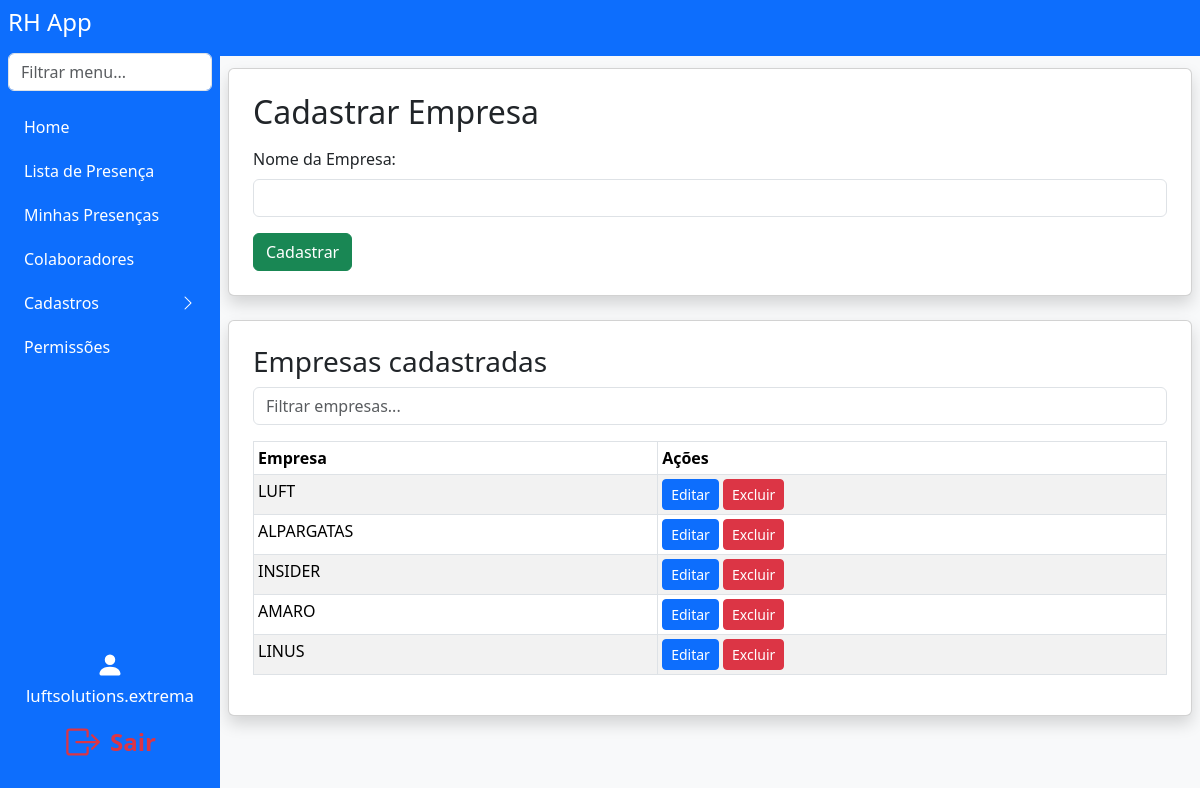
The page /register_company (signed in) on the database as committed earlier.
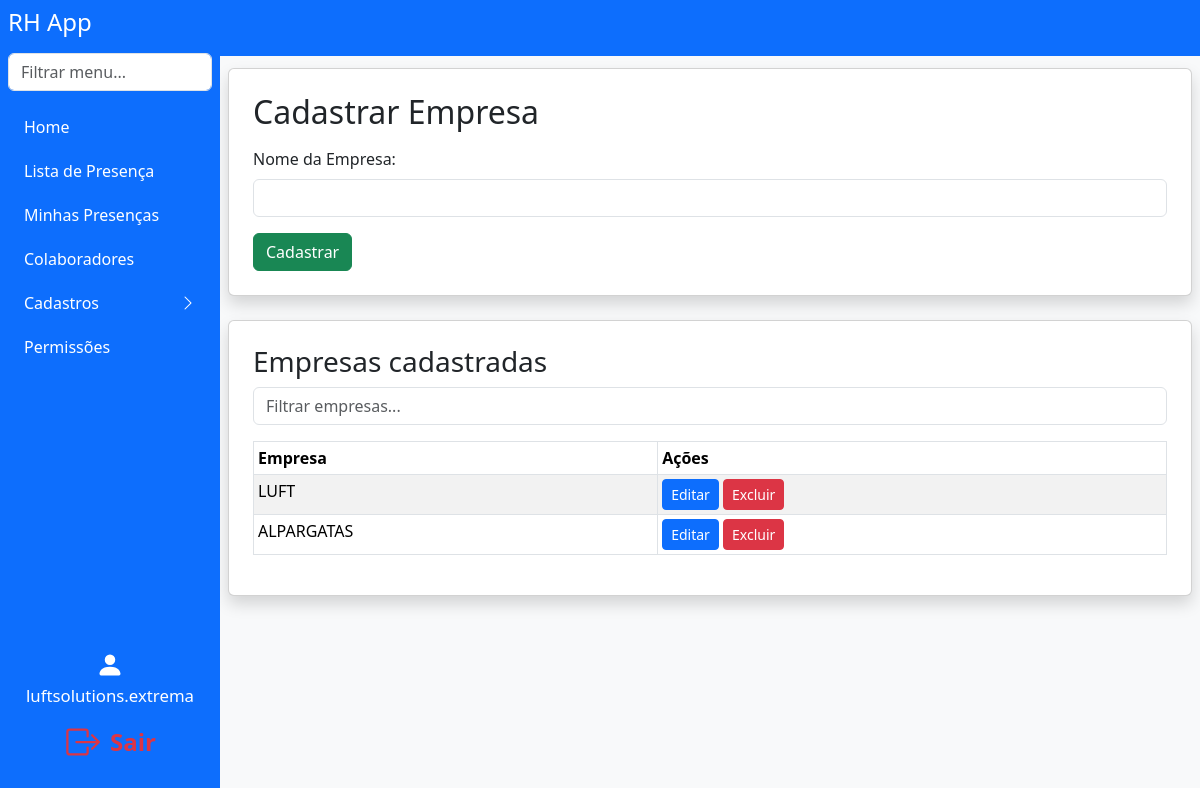
The same page on the database as committed later.
### models.py (models this page shows)
class Company(db.Model):
    id = db.Column(db.Integer, primary_key=True)
    name = db.Column(db.String(150), unique=True, nullable=False)
    users = db.relationship('User', backref='company', lazy=True)

### app.py (the view, shortened to what this page needs)
@app.route('/register_company', methods=['GET', 'POST'])
def register_company():
    if g.user is None:
        return redirect(url_for('login'))
    if not has_permission(g.user, 'can_access_register_company'):
        flash('Sem acesso. Entre em contato: analiseoperacional.extrema@luftsolutions.com.br')
        return redirect(url_for('index'))
    companies = Company.query.all()
    return render_template('register_company.html', user=g.user, companies=companies)

### app.py (called while the page is built)
@app.before_request
def load_logged_in_user():
    user_id = session.get('user_id')
    g.user = None
    if user_id is not None:
        g.user = User.query.get(user_id)

def has_permission(user, perm_field):
    if user.role == 'master' or user.username == MASTER_USER:
        return True
    perm = Permission.query.filter_by(role=user.role).first()
    return getattr(perm, perm_field, False) if perm else False

### templates/register_company.html (shortened to what this page needs)
<!DOCTYPE html>
<html lang="pt-br">
<head>
    <link href="https://cdn.jsdelivr.net/npm/bootstrap@5.3.3/dist/css/bootstrap.min.css" rel="stylesheet">
</head>
<body class="bg-light">
    {% extends "navbar.html" %}
    {% block content %}
    <div class="card shadow p-4 mb-4">
        <div class="d-flex justify-content-between align-items-center mb-3">
            <h2 class="mb-0">Cadastrar Empresa</h2>
        </div>
        <form method="POST">
            <div class="mb-3">
                <label for="empresa" class="form-label">Nome da Empresa:</label>
                <input type="text" id="empresa" name="empresa" class="form-control" required>
            </div>
            <button type="submit" class="btn btn-success">Cadastrar</button>
        </form>
    </div>
    <div class="card shadow p-4 mb-4">
        <h3>Empresas cadastradas</h3>
        <div class="mb-3">
            <input type="text" class="form-control" id="filtroEmpresa" placeholder="Filtrar empresas...">
        </div>
        <div class="table-responsive">
            <table class="table table-striped table-bordered table-sm" id="tabelaEmpresas">
                <thead>
                    <tr>
                        <th>Empresa</th>
                        <th>Ações</th>
                    </tr>
                </thead>
                <tbody>
                    {% for c in companies %}
                    <tr>
                        <td>{{ c.name }}</td>
                        <td>
                            <a href="{{ url_for('edit_company', company_id=c.id) }}" class="btn btn-sm btn-primary">Editar</a>
                            <a href="{{ url_for('delete_company', company_id=c.id) }}" class="btn btn-sm btn-danger" onclick="return confirm('Tem certeza?')">Excluir</a>
                        </td>
                    </tr>
                    {% endfor %}
                </tbody>
            </table>
        </div>
    </div>
    {% endblock %}

Rows that differ between the two databases and show on the page:
removed Company: name "INSIDER"
removed Company: name "AMARO"
removed Company: name "LINUS"
